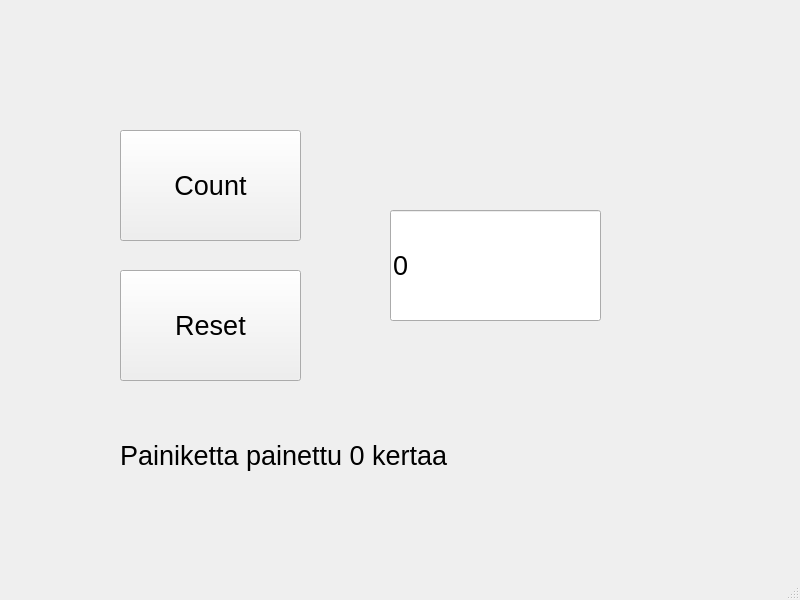
<?xml version="1.0" encoding="UTF-8"?>
<ui version="4.0">
 <class>MainWindow</class>
 <widget class="QMainWindow" name="MainWindow">
  <property name="geometry">
   <rect>
    <x>0</x>
    <y>0</y>
    <width>800</width>
    <height>600</height>
   </rect>
  </property>
  <property name="windowTitle">
   <string>MainWindow</string>
  </property>
  <widget class="QWidget" name="centralwidget">
   <widget class="QPushButton" name="btnCount">
    <property name="geometry">
     <rect>
      <x>120</x>
      <y>130</y>
      <width>181</width>
      <height>111</height>
     </rect>
    </property>
    <property name="font">
     <font>
      <pointsize>20</pointsize>
     </font>
    </property>
    <property name="text">
     <string>Count</string>
    </property>
   </widget>
   <widget class="QPushButton" name="btnReset">
    <property name="geometry">
     <rect>
      <x>120</x>
      <y>270</y>
      <width>181</width>
      <height>111</height>
     </rect>
    </property>
    <property name="font">
     <font>
      <pointsize>20</pointsize>
     </font>
    </property>
    <property name="text">
     <string>Reset</string>
    </property>
   </widget>
   <widget class="QLineEdit" name="txtResult">
    <property name="geometry">
     <rect>
      <x>390</x>
      <y>210</y>
      <width>211</width>
      <height>111</height>
     </rect>
    </property>
    <property name="font">
     <font>
      <pointsize>20</pointsize>
     </font>
    </property>
    <property name="text">
     <string>0</string>
    </property>
   </widget>
   <widget class="QLabel" name="labelInfo">
    <property name="geometry">
     <rect>
      <x>120</x>
      <y>420</y>
      <width>441</width>
      <height>71</height>
     </rect>
    </property>
    <property name="font">
     <font>
      <pointsize>20</pointsize>
     </font>
    </property>
    <property name="text">
     <string>Painiketta painettu 0 kertaa</string>
    </property>
   </widget>
  </widget>
  <widget class="QMenuBar" name="menubar">
   <property name="geometry">
    <rect>
     <x>0</x>
     <y>0</y>
     <width>800</width>
     <height>21</height>
    </rect>
   </property>
  </widget>
  <widget class="QStatusBar" name="statusbar"/>
 </widget>
 <resources/>
 <connections/>
</ui>
